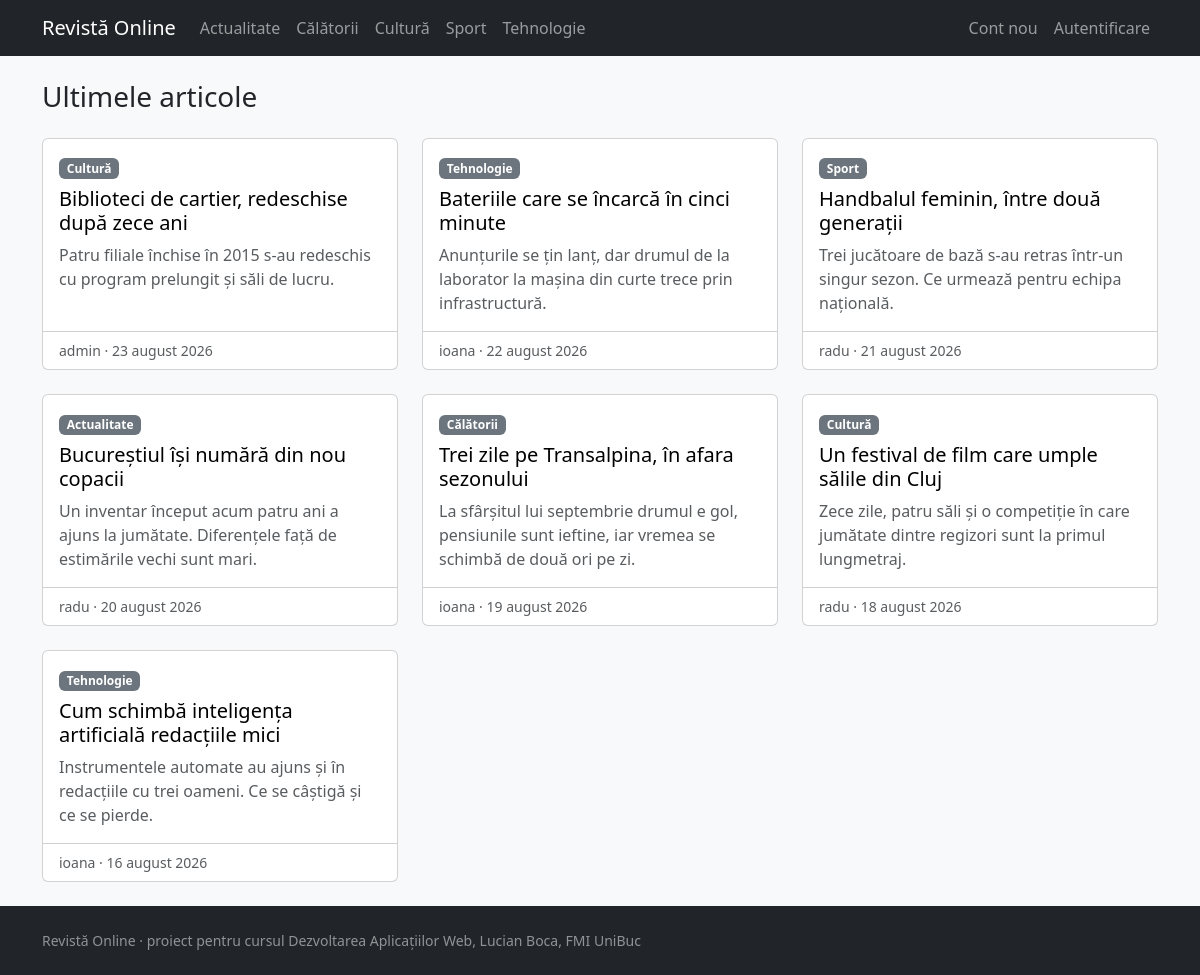
The page / on the database its author committed.
### tables this page shows
CREATE TABLE rubrici (
    id   INT AUTO_INCREMENT PRIMARY KEY,
    slug VARCHAR(50) NOT NULL,
    nume VARCHAR(50) NOT NULL,
    UNIQUE KEY uq_rubrici_slug (slug)
);

CREATE TABLE articole (
    id            INT AUTO_INCREMENT PRIMARY KEY,
    id_utilizator INT NOT NULL,
    id_rubrica    INT NOT NULL,
    slug          VARCHAR(255) NOT NULL,
    titlu         VARCHAR(255) NOT NULL,
    rezumat       VARCHAR(500) DEFAULT NULL,
    continut      TEXT NOT NULL,
    url_video     VARCHAR(255) DEFAULT NULL,
    stare         ENUM('ciorna','publicat') NOT NULL DEFAULT 'ciorna',
    creat_la      DATETIME NOT NULL DEFAULT CURRENT_TIMESTAMP,
    modificat_la  DATETIME NOT NULL DEFAULT CURRENT_TIMESTAMP ON UPDATE CURRENT_TIMESTAMP,
    publicat_la   DATETIME DEFAULT NULL,
    UNIQUE KEY uq_articole_slug (slug),
    KEY idx_articole_utilizator (id_utilizator),
    KEY idx_articole_rubrica (id_rubrica),
     
    KEY idx_articole_listare (stare, publicat_la),
    CONSTRAINT fk_articole_utilizator
        FOREIGN KEY (id_utilizator) REFERENCES utilizatori(id) ON DELETE CASCADE,
     
    CONSTRAINT fk_articole_rubrica
        FOREIGN KEY (id_rubrica) REFERENCES rubrici(id) ON DELETE RESTRICT
);

CREATE TABLE utilizatori (
    id              INT AUTO_INCREMENT PRIMARY KEY,
    nume_utilizator VARCHAR(50)  NOT NULL,
    email           VARCHAR(100) NOT NULL,
    parola          VARCHAR(255) NOT NULL,
    rol             ENUM('admin','autor','cititor') NOT NULL DEFAULT 'cititor',
    creat_la        DATETIME NOT NULL DEFAULT CURRENT_TIMESTAMP,
    UNIQUE KEY uq_utilizatori_email (email),
    UNIQUE KEY uq_utilizatori_nume (nume_utilizator)
);

### src/db.php (called while the page is built, shortened)
<?php
function db(): PDO
{
    static $pdo = null;
    if ($pdo === null) {
        $dsn = sprintf(
            'mysql:host=%s;port=%s;dbname=%s;charset=utf8mb4',
            getenv('DB_HOST'),
            getenv('DB_PORT'),
            getenv('DB_NAME')
        );
        $pdo = new PDO($dsn, getenv('DB_USER'), getenv('DB_PASS'), [
            PDO::ATTR_ERRMODE            => PDO::ERRMODE_EXCEPTION,
            PDO::ATTR_DEFAULT_FETCH_MODE => PDO::FETCH_ASSOC,
            PDO::ATTR_EMULATE_PREPARES   => false,
        ]);
    }
    return $pdo;
}
function query(string $sql, array $params = []): PDOStatement
{
    $stmt = db()->prepare($sql);
    $stmt->execute($params);
    return $stmt;
}
function fetchAll(string $sql, array $params = []): array
{
    return query($sql, $params)->fetchAll();
}
function checkTable(string $table): string
{
    return $table;
}
function findAll(string $table, string $orderBy = 'id'): array
{
    return fetchAll(sprintf('SELECT * FROM %s ORDER BY %s', checkTable($table), $orderBy));
}

### src/articles.php (called while the page is built, shortened)
<?php
function allSections(): array
{
    return findAll('rubrici', 'nume');
}
function publishedArticles(?int $sectionId = null): array
{
    $sql = "SELECT a.slug, a.titlu, a.rezumat, a.publicat_la,
                   r.slug AS slug_rubrica, r.nume AS rubrica,
                   u.nume_utilizator AS autor" . ARTICLE_JOINS . "
             WHERE a.stare = 'publicat'";
    $params = [];
    return fetchAll($sql . ' ORDER BY a.publicat_la DESC', $params);
}

### src/auth.php (called while the page is built, shortened)
<?php
function currentUser(): ?array
{
    static $user = null;
    return $user;
}

### views/partials/article-card.php (the view)
<div class="col">
    <article class="card h-100">
        <div class="card-body">
            <a class="badge text-bg-secondary text-decoration-none"
               href="/rubrica/<?= e($item['slug_rubrica']) ?>"><?= e($item['rubrica']) ?></a>
            <h2 class="card-title h5 mt-2">
                <a class="text-decoration-none link-body-emphasis"
                   href="/articol/<?= e($item['slug']) ?>"><?= e($item['titlu']) ?></a>
            </h2>
            <p class="card-text text-body-secondary"><?= e($item['rezumat']) ?></p>
        </div>
        <div class="card-footer bg-transparent text-body-secondary small">
            <?= e($item['autor']) ?> &middot; <?= e(formatDate($item['publicat_la'])) ?>
        </div>
    </article>
</div>

### views/pages/acasa.php
<h1 class="h3 mb-4">Ultimele articole</h1>
<div class="row row-cols-1 row-cols-md-2 row-cols-lg-3 g-4">
    <?php renderList($articles, 'article-card'); ?>
</div>

### src/helpers.php (shortened to what this page needs)
<?php
function e(?string $text): string
{
    return htmlspecialchars($text ?? '', ENT_QUOTES, 'UTF-8');
}
function formatDate(?string $datetime): string
{
    $months = [
        'ianuarie', 'februarie', 'martie', 'aprilie', 'mai', 'iunie',
        'iulie', 'august', 'septembrie', 'octombrie', 'noiembrie', 'decembrie',
    ];
    $time = strtotime($datetime);
    return date('j', $time) . ' ' . $months[(int) date('n', $time) - 1] . ' ' . date('Y', $time);
}
function currentPath(): string
{
    return parse_url($_SERVER['REQUEST_URI'] ?? '/', PHP_URL_PATH) ?: '/';
}
function render(string $page, array $data = []): void
{
    extract($data, EXTR_SKIP);
    require __DIR__ . '/../views/pages/' . $page . '.php';
    $content = ob_get_clean();
    require __DIR__ . '/../views/layout.php';
}
function renderList(array $items, string $partial): void
{
    foreach ($items as $item) {
        require __DIR__ . '/../views/partials/' . $partial . '.php';
    }
}

### public/index.php (shortened to what this page needs)
<?php
$path = rawurldecode(currentPath());
$segments = array_values(array_filter(explode('/', $path), fn (string $s) => $s !== ''));
$route = $segments[0] ?? '';
switch ($route) {
    case '':
        render('acasa', [
            'title'    => 'Revistă Online',
            'articles' => publishedArticles(),
        ]);
        break;
}

### views/layout.php (shortened to what this page needs)
<!doctype html>
<html lang="ro">
<head>
    <link rel="stylesheet" href="/assets/css/bootstrap.min.css">
</head>
<body class="d-flex flex-column min-vh-100 bg-body-tertiary">
    <?php require __DIR__ . '/partials/nav.php'; ?>
    <main class="container flex-grow-1 py-4">
        <?=  $content ?>
    </main>
    <?php require __DIR__ . '/partials/footer.php'; ?>
</body>
</html>

### views/partials/nav.php (shortened to what this page needs)
<nav class="navbar navbar-expand-lg navbar-dark bg-dark">
    <div class="container">
        <a class="navbar-brand" href="/">Revistă Online</a>
        <div class="collapse navbar-collapse" id="meniu">
            <ul class="navbar-nav">
                <?php foreach (allSections() as $section): ?>
                    <li class="nav-item">
                        <a class="nav-link" href="/rubrica/<?= e($section['slug']) ?>">
                            <?= e($section['nume']) ?>
                        </a>
                    </li>
                <?php endforeach; ?>
            </ul>
            <?php $user = currentUser(); ?>
            <ul class="navbar-nav ms-auto">
                <?php if ($user === null): ?>
                    <li class="nav-item"><a class="nav-link" href="/inregistrare">Cont nou</a></li>
                    <li class="nav-item"><a class="nav-link" href="/autentificare">Autentificare</a></li>
                <?php endif; ?>
            </ul>
        </div>
    </div>
</nav>

### views/partials/footer.php
<footer class="bg-dark text-white-50 py-4">
    <div class="container small">
        <p class="mb-0">
            Revistă Online &middot; proiect pentru cursul
            Dezvoltarea Aplicațiilor Web, Lucian Boca, FMI UniBuc
        </p>
    </div>
</footer>

### rows shown on the page
rubrici: nume "Actualitate"
rubrici: nume "Călătorii"
rubrici: nume "Cultură"
rubrici: nume "Sport"
rubrici: nume "Tehnologie"
articole: id_rubrica.nume "Cultură", titlu "Biblioteci de cartier, redeschise după zece ani", rezumat "Patru filiale închise în 2015 s-au redeschis cu program prelungit și săli de lucru.", id_utilizator.nume_utilizator "admin", publicat_la "23 august 2026"
articole: id_rubrica.nume "Tehnologie", titlu "Bateriile care se încarcă în cinci minute", rezumat "Anunțurile se țin lanț, dar drumul de la laborator la mașina din curte trece prin infrastructură.", id_utilizator.nume_utilizator "ioana", publicat_la "22 august 2026"
articole: id_rubrica.nume "Sport", titlu "Handbalul feminin, între două generații", rezumat "Trei jucătoare de bază s-au retras într-un singur sezon. Ce urmează pentru echipa națională.", id_utilizator.nume_utilizator "radu", publicat_la "21 august 2026"
articole: id_rubrica.nume "Actualitate", titlu "Bucureștiul își numără din nou copacii", rezumat "Un inventar început acum patru ani a ajuns la jumătate. Diferențele față de estimările vechi sunt mari.", id_utilizator.nume_utilizator "radu", publicat_la "20 august 2026"
articole: id_rubrica.nume "Călătorii", titlu "Trei zile pe Transalpina, în afara sezonului", rezumat "La sfârșitul lui septembrie drumul e gol, pensiunile sunt ieftine, iar vremea se schimbă de două ori pe zi.", id_utilizator.nume_utilizator "ioana", publicat_la "19 august 2026"
articole: id_rubrica.nume "Cultură", titlu "Un festival de film care umple sălile din Cluj", rezumat "Zece zile, patru săli și o competiție în care jumătate dintre regizori sunt la primul lungmetraj.", id_utilizator.nume_utilizator "radu", publicat_la "18 august 2026"
articole: id_rubrica.nume "Tehnologie", titlu "Cum schimbă inteligența artificială redacțiile mici", rezumat "Instrumentele automate au ajuns și în redacțiile cu trei oameni. Ce se câștigă și ce se pierde.", id_utilizator.nume_utilizator "ioana", publicat_la "16 august 2026"
